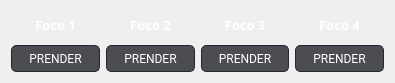
   <widget class="QWidget" name="gridLayoutWidget_2">
    <property name="geometry">
     <rect>
      <x>90</x>
      <y>110</y>
      <width>395</width>
      <height>80</height>
     </rect>
    </property>
    <layout class="QGridLayout" name="gridLayout_2">
     <item row="1" column="0">
      <widget class="QPushButton" name="btn_foco1">
       <property name="font">
        <font>
         <family>Roboto,sans-serif</family>
         <weight>50</weight>
         <bold>false</bold>
        </font>
       </property>
       <property name="styleSheet">
        <string notr="true">QPushButton {
  color: #FFF;
  background-color: rgba(34, 36, 44, 0.8); /* Ajusta la opacidad según tus preferencias */
  border: 1px solid rgb(37, 39, 48);
  border-radius: 5px;
  padding: 5px;
}

QPushButton:hover {
  background-color: rgba(43, 45, 56, 0.8); /* Ajusta la opacidad según tus preferencias */
  border-color: rgb(48, 50, 62);
}

QPushButton:pressed {
  background-color: rgba(43, 45, 56, 1); /* Ajusta la opacidad según tus preferencias */
}

QPushButton:focus {
  outline: none;
}

QPushButton:disabled {
  background-color: rgba(34, 36, 44, 0.4); /* Ajusta la opacidad según tus preferencias */
  color: rgba(255, 255, 255, 0.6); /* Ajusta la opacidad según tus preferencias */
  border-color: rgba(37, 39, 48, 0.4); /* Ajusta la opacidad según tus preferencias */
}

QPushButton QLabel {
  font-size: 12px; /* Ajusta el tamaño de fuente según tus preferencias */
  font-weight: bold;
  padding: 2px;
}
</string>
       </property>
       <property name="text">
        <string>PRENDER</string>
       </property>
      </widget>
     </item>
     <item row="1" column="2">
      <widget class="QPushButton" name="btn_foco3">
       <property name="font">
        <font>
         <family>Roboto,sans-serif</family>
         <weight>50</weight>
         <bold>false</bold>
        </font>
       </property>
       <property name="styleSheet">
        <string notr="true">QPushButton {
  color: #FFF;
  background-color: rgba(34, 36, 44, 0.8); /* Ajusta la opacidad según tus preferencias */
  border: 1px solid rgb(37, 39, 48);
  border-radius: 5px;
  padding: 5px;
}

QPushButton:hover {
  background-color: rgba(43, 45, 56, 0.8); /* Ajusta la opacidad según tus preferencias */
  border-color: rgb(48, 50, 62);
}

QPushButton:pressed {
  background-color: rgba(43, 45, 56, 1); /* Ajusta la opacidad según tus preferencias */
}

QPushButton:focus {
  outline: none;
}

QPushButton:disabled {
  background-color: rgba(34, 36, 44, 0.4); /* Ajusta la opacidad según tus preferencias */
  color: rgba(255, 255, 255, 0.6); /* Ajusta la opacidad según tus preferencias */
  border-color: rgba(37, 39, 48, 0.4); /* Ajusta la opacidad según tus preferencias */
}

QPushButton QLabel {
  font-size: 12px; /* Ajusta el tamaño de fuente según tus preferencias */
  font-weight: bold;
  padding: 2px;
}
</string>
       </property>
       <property name="text">
        <string>PRENDER</string>
       </property>
      </widget>
     </item>
     <item row="1" column="1">
      <widget class="QPushButton" name="btn_foco2">
       <property name="font">
        <font>
         <family>Roboto,sans-serif</family>
         <weight>50</weight>
         <bold>false</bold>
        </font>
       </property>
       <property name="styleSheet">
        <string notr="true">QPushButton {
  color: #FFF;
  background-color: rgba(34, 36, 44, 0.8); /* Ajusta la opacidad según tus preferencias */
  border: 1px solid rgb(37, 39, 48);
  border-radius: 5px;
  padding: 5px;
}

QPushButton:hover {
  background-color: rgba(43, 45, 56, 0.8); /* Ajusta la opacidad según tus preferencias */
  border-color: rgb(48, 50, 62);
}

QPushButton:pressed {
  background-color: rgba(43, 45, 56, 1); /* Ajusta la opacidad según tus preferencias */
}

QPushButton:focus {
  outline: none;
}

QPushButton:disabled {
  background-color: rgba(34, 36, 44, 0.4); /* Ajusta la opacidad según tus preferencias */
  color: rgba(255, 255, 255, 0.6); /* Ajusta la opacidad según tus preferencias */
  border-color: rgba(37, 39, 48, 0.4); /* Ajusta la opacidad según tus preferencias */
}

QPushButton QLabel {
  font-size: 12px; /* Ajusta el tamaño de fuente según tus preferencias */
  font-weight: bold;
  padding: 2px;
}
</string>
       </property>
       <property name="text">
        <string>PRENDER</string>
       </property>
      </widget>
     </item>
     <item row="1" column="3">
      <widget class="QPushButton" name="btn_foco4">
       <property name="font">
        <font>
         <family>Roboto,sans-serif</family>
         <weight>50</weight>
         <bold>false</bold>
        </font>
       </property>
       <property name="styleSheet">
        <string notr="true">QPushButton {
  color: #FFF;
  background-color: rgba(34, 36, 44, 0.8); /* Ajusta la opacidad según tus preferencias */
  border: 1px solid rgb(37, 39, 48);
  border-radius: 5px;
  padding: 5px;
}

QPushButton:hover {
  background-color: rgba(43, 45, 56, 0.8); /* Ajusta la opacidad según tus preferencias */
  border-color: rgb(48, 50, 62);
}

QPushButton:pressed {
  background-color: rgba(43, 45, 56, 1); /* Ajusta la opacidad según tus preferencias */
}

QPushButton:focus {
  outline: none;
}

QPushButton:disabled {
  background-color: rgba(34, 36, 44, 0.4); /* Ajusta la opacidad según tus preferencias */
  color: rgba(255, 255, 255, 0.6); /* Ajusta la opacidad según tus preferencias */
  border-color: rgba(37, 39, 48, 0.4); /* Ajusta la opacidad según tus preferencias */
}

QPushButton QLabel {
  font-size: 12px; /* Ajusta el tamaño de fuente según tus preferencias */
  font-weight: bold;
  padding: 2px;
}
</string>
       </property>
       <property name="text">
        <string>PRENDER</string>
       </property>
      </widget>
     </item>
     <item row="0" column="0">
      <widget class="QLabel" name="label">
       <property name="font">
        <font>
         <family>Times New Roman,serif</family>
         <pointsize>10</pointsize>
         <weight>75</weight>
         <bold>true</bold>
        </font>
       </property>
       <property name="layoutDirection">
        <enum>Qt::LeftToRight</enum>
       </property>
       <property name="styleSheet">
        <string notr="true">QLabel {
  color: #FFF;
  background-color: transparent;
  border: none;
  padding: 5px;
}

QLabel:hover {
  background-color: rgba(255, 255, 255, 0.1); /* Ajusta la opacidad según tus preferencias */
}

QLabel::hover:!pressed {
  background-color: rgba(255, 255, 255, 0.2); /* Ajusta la opacidad según tus preferencias */
}

QLabel:pressed {
  background-color: rgba(255, 255, 255, 0.3); /* Ajusta la opacidad según tus preferencias */
}

QLabel:selected {
  background-color: rgba(255, 255, 255, 0.2); /* Ajusta la opacidad según tus preferencias */
}
</string>
       </property>
       <property name="text">
        <string>Foco 1</string>
       </property>
       <property name="alignment">
        <set>Qt::AlignCenter</set>
       </property>
      </widget>
     </item>
     <item row="0" column="1">
      <widget class="QLabel" name="label_2">
       <property name="font">
        <font>
         <family>Times New Roman,serif</family>
         <pointsize>10</pointsize>
         <weight>75</weight>
         <bold>true</bold>
        </font>
       </property>
       <property name="layoutDirection">
        <enum>Qt::LeftToRight</enum>
       </property>
       <property name="styleSheet">
        <string notr="true">QLabel {
  color: #FFF;
  background-color: transparent;
  border: none;
  padding: 5px;
}

QLabel:hover {
  background-color: rgba(255, 255, 255, 0.1); /* Ajusta la opacidad según tus preferencias */
}

QLabel::hover:!pressed {
  background-color: rgba(255, 255, 255, 0.2); /* Ajusta la opacidad según tus preferencias */
}

QLabel:pressed {
  background-color: rgba(255, 255, 255, 0.3); /* Ajusta la opacidad según tus preferencias */
}

QLabel:selected {
  background-color: rgba(255, 255, 255, 0.2); /* Ajusta la opacidad según tus preferencias */
}
</string>
       </property>
       <property name="text">
        <string>Foco 2</string>
       </property>
       <property name="alignment">
        <set>Qt::AlignCenter</set>
       </property>
      </widget>
     </item>
     <item row="0" column="2">
      <widget class="QLabel" name="label_3">
       <property name="font">
        <font>
         <family>Times New Roman,serif</family>
         <pointsize>10</pointsize>
         <weight>75</weight>
         <bold>true</bold>
        </font>
       </property>
       <property name="layoutDirection">
        <enum>Qt::LeftToRight</enum>
       </property>
       <property name="styleSheet">
        <string notr="true">QLabel {
  color: #FFF;
  background-color: transparent;
  border: none;
  padding: 5px;
}

QLabel:hover {
  background-color: rgba(255, 255, 255, 0.1); /* Ajusta la opacidad según tus preferencias */
}

QLabel::hover:!pressed {
  background-color: rgba(255, 255, 255, 0.2); /* Ajusta la opacidad según tus preferencias */
}

QLabel:pressed {
  background-color: rgba(255, 255, 255, 0.3); /* Ajusta la opacidad según tus preferencias */
}

QLabel:selected {
  background-color: rgba(255, 255, 255, 0.2); /* Ajusta la opacidad según tus preferencias */
}
</string>
       </property>
       <property name="text">
        <string>Foco 3</string>
       </property>
       <property name="alignment">
        <set>Qt::AlignCenter</set>
       </property>
      </widget>
     </item>
     <item row="0" column="3">
      <widget class="QLabel" name="label_4">
       <property name="font">
        <font>
         <family>Times New Roman,serif</family>
         <pointsize>10</pointsize>
         <weight>75</weight>
         <bold>true</bold>
        </font>
       </property>
       <property name="layoutDirection">
        <enum>Qt::LeftToRight</enum>
       </property>
       <property name="styleSheet">
        <string notr="true">QLabel {
  color: #FFF;
  background-color: transparent;
  border: none;
  padding: 5px;
}

QLabel:hover {
  background-color: rgba(255, 255, 255, 0.1); /* Ajusta la opacidad según tus preferencias */
}

QLabel::hover:!pressed {
  background-color: rgba(255, 255, 255, 0.2); /* Ajusta la opacidad según tus preferencias */
}

QLabel:pressed {
  background-color: rgba(255, 255, 255, 0.3); /* Ajusta la opacidad según tus preferencias */
}

QLabel:selected {
  background-color: rgba(255, 255, 255, 0.2); /* Ajusta la opacidad según tus preferencias */
}
</string>
       </property>
       <property name="text">
        <string>Foco 4</string>
       </property>
       <property name="alignment">
        <set>Qt::AlignCenter</set>
       </property>
      </widget>
     </item>
    </layout>
   </widget>
